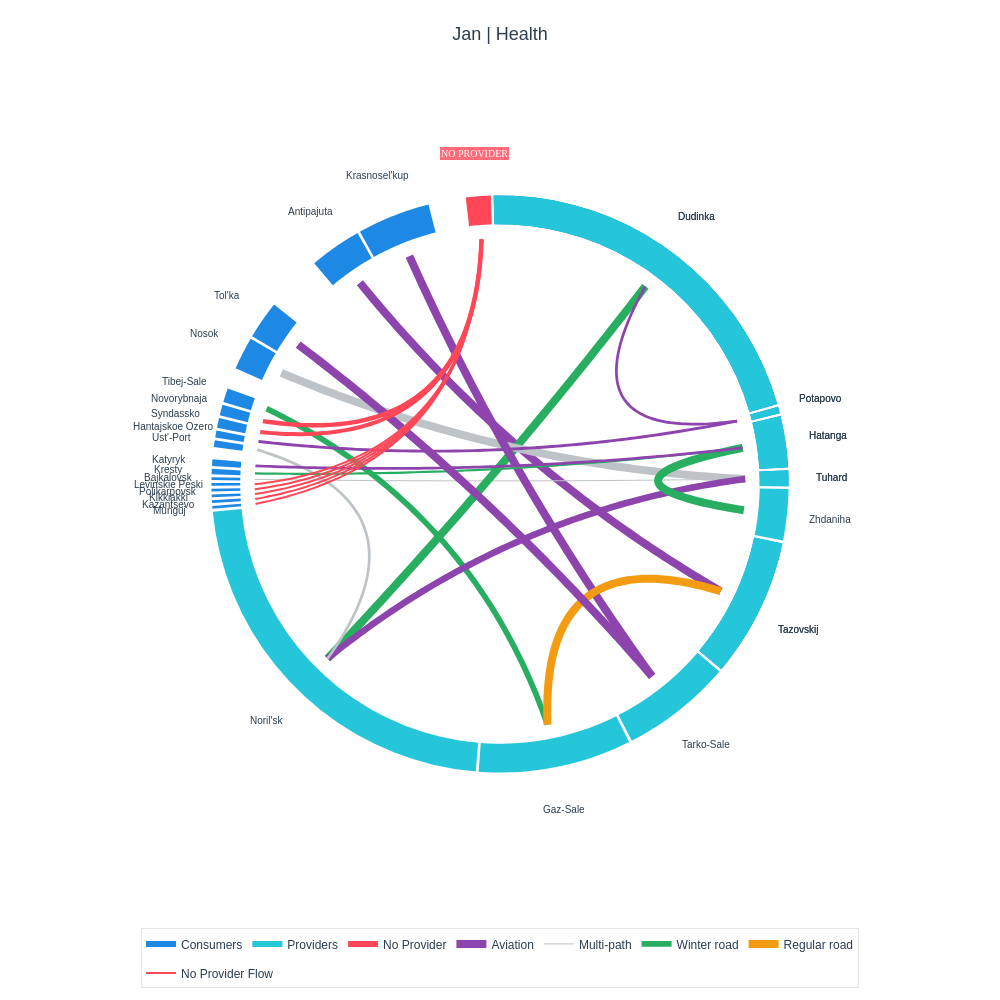

Notebook source saved alongside this figure:
### Code cell
run_plots.circular(all_results, settl_name)
